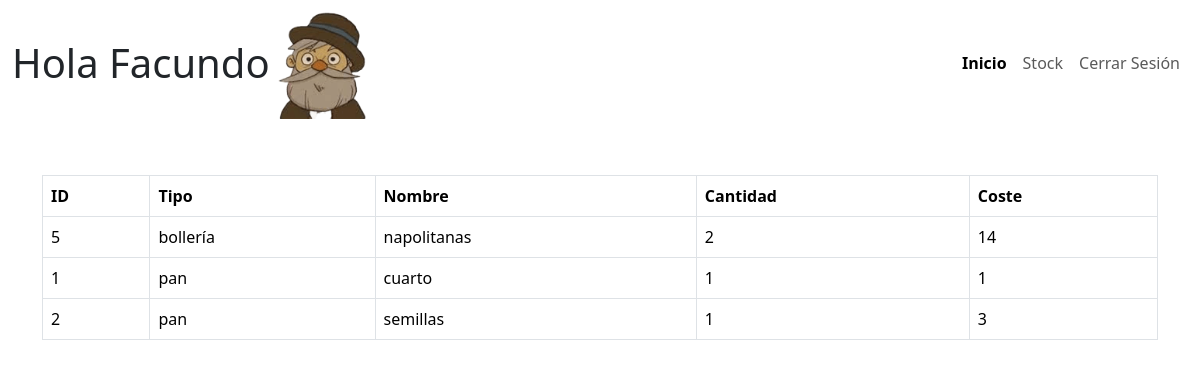
The app's page /stock.php (signed in) with its own data.
### tables this page shows
CREATE TABLE `empleado` (
  `id` int(11) NOT NULL,
  `nombre` varchar(50) NOT NULL,
  `email` varchar(50) NOT NULL,
  `password` varchar(50) NOT NULL,
  `idRol` int(11) NOT NULL,
  `imagen` varchar(200) NOT NULL
);

CREATE TABLE `stock` (
  `id` int(11) NOT NULL,
  `idProd` int(11) NOT NULL,
  `cantidad` int(50) NOT NULL,
  `coste` double NOT NULL
);

CREATE TABLE `productos` (
  `id` int(11) NOT NULL,
  `nombre` varchar(50) NOT NULL,
  `idTipo` int(11) NOT NULL,
  `imagen` varchar(200) NOT NULL
);

CREATE TABLE `tipos` (
  `id` int(11) NOT NULL,
  `nombre` varchar(50) NOT NULL,
  `imagen` varchar(200) NOT NULL
);

### stock.php (the view, shortened to what this page needs)
<?php
require_once('./php/configure/configure.php');
$rol = 2;
if (session_start()) {
    $nombre = $_SESSION["Nombre"];
    $rol = $_SESSION["Rol"];
    $sql = "SELECT imagen FROM empleado WHERE nombre ='$nombre'";
    $result = $conn->query($sql);
    if ($result->num_rows > 0) {
        $row = $result->fetch_assoc();
        $Imagen = "<img src='./" . $row["imagen"] . "' alt='Imagen de " . $nombre . "' class='img-fluid' width='100px'>";
    }
}
$sql = "SELECT p.id AS id, s.id AS idStock, p.nombre AS nombre, t.nombre as nombreTipo, SUM(s.cantidad) AS cantidad, SUM(s.coste*s.cantidad) AS costeTotal FROM stock AS s INNER JOIN productos AS p ON s.idProd=p.id INNER JOIN tipos AS t ON p.idTipo = t.id GROUP BY s.id, p.id, t.id";
$result = $conn->query($sql);
$tabla = "";
if($result -> num_rows > 0){
    $tabla = "<table class='table table-bordered'>
    <thead>
        <tr>
            <th>ID</th>
            <th>Tipo</th>
            <th>Nombre</th>
            <th>Cantidad</th>
            <th>Coste</th>";
        $tabla .="</tr>
    </thead>
    <tbody>";
    while($row = $result -> fetch_assoc()){
        $tabla .= "<tr>
        <td>".$row["id"]."</td>
        <td>".$row["nombreTipo"]."</td>
        <td>".$row["nombre"]."</td>
        <td>".$row["cantidad"]."</td>
        <td>".round($row["costeTotal"],2)."</td>";
        $tabla .="</tr>";
    }
    $tabla .="</tbody></table>";
}
?>
<!DOCTYPE html>
<html lang="es">
<head>
    <link href="https://cdn.jsdelivr.net/npm/bootstrap@5.3.3/dist/css/bootstrap.min.css" rel="stylesheet"
>
</head>
<body>
    <?php if($rol == 1){?>
    <nav class="navbar navbar-expand-md">
        <div class="container-fluid">
            <h1 class="mb-0">
                Hola <?php echo $nombre; ?>
            </h1>
            <?php echo $Imagen; ?>
            <button class="navbar-toggler" type="button" data-bs-toggle="collapse"
                data-bs-target="#navbarSupportedContent" aria-controlls="navbarSupportedContent" aria-expanded="false"
                aria-label="Toggle-navigation">
                <span class="navbar-toggler-icon navbar-toggler-icon"></span>
            </button>
            <div class="collapse navbar-collapse" id="navbarSupportedContent">
                <ul class="navbar-nav d-flex justify-content-center align-items-center ms-auto">
                    <li class="nav-item">
                        <a class="nav-link active" aria-current="page" href="./index.php"><b>Inicio</b></a>
                    </li>
                    <li class="nav-item">
                        <a class="nav-link" href="./crearProductos.php">Crear Productos</a>
                    </li>
                    <li class="nav-item">
                        <a class="nav-link" href="./comprarProductos.php">Comprar Productos</a>
                    </li>
                    <li class="nav-item">
                        <a class="nav-link" href="./stock.php">stock</a>
                    </li>
                    <li class="nav-item">
                        <a class="nav-link" href="./php/cerrarSesion.php">Cerrar Sesión</a>
                    </li>
                </ul>
            </div>
        </div>
    </nav>
    <?php }else{?>
        <nav class="navbar navbar-expand-md">
        <div class="container-fluid">
            <h1 class="mb-0">
                Hola <?php echo $nombre; ?>
            </h1>
            <?php echo $Imagen; ?>
            <div class="collapse navbar-collapse" id="navbarSupportedContent">
                <ul class="navbar-nav d-flex justify-content-center align-items-center ms-auto">
                    <li class="nav-item">
                        <a class="nav-link active" aria-current="page" href="./index.php"><b>Inicio</b></a>
                    </li>
                    <li class="nav-item">
                        <a class="nav-link" href="./stock.php">Stock</a>
                    </li>
                    <li class="nav-item">
                        <a class="nav-link" href="./php/cerrarSesion.php">Cerrar Sesión</a>
                    </li>
                </ul>
            </div>
        </div>
    </nav>
    <?php }?>
    <div class="container mt-5">
        <?php echo $tabla; ?>
    </div>
</body>
</html>

### records on screen
empleado: imagen (picture)
stock: idProd "5", tipos.nombre "bollería", idProd.nombre "napolitanas", cantidad "2", costeTotal "14"
stock: idProd "1", tipos.nombre "pan", idProd.nombre "cuarto", cantidad "1", costeTotal "1"
stock: idProd "2", tipos.nombre "pan", idProd.nombre "semillas", cantidad "1", costeTotal "3"

### other values on screen
$nombre "Facundo"
